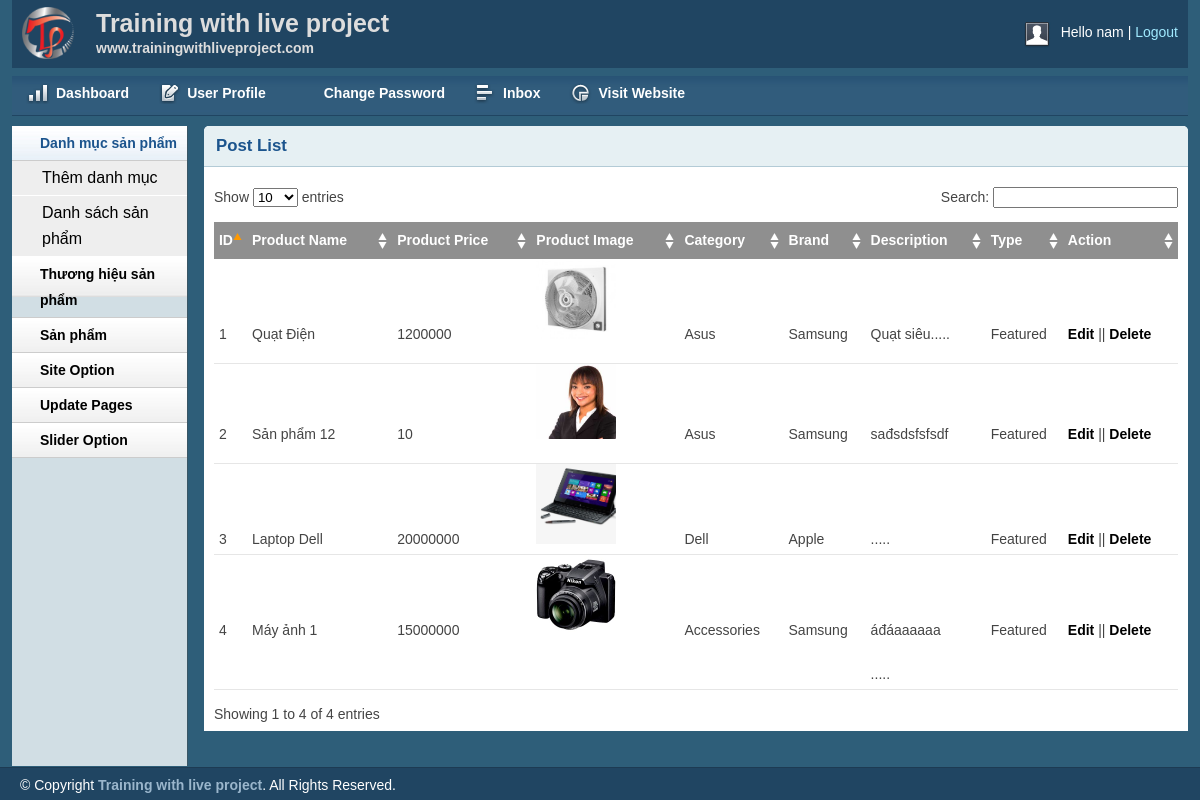
Before: /admin/productlist.php (signed in) with the older database file.
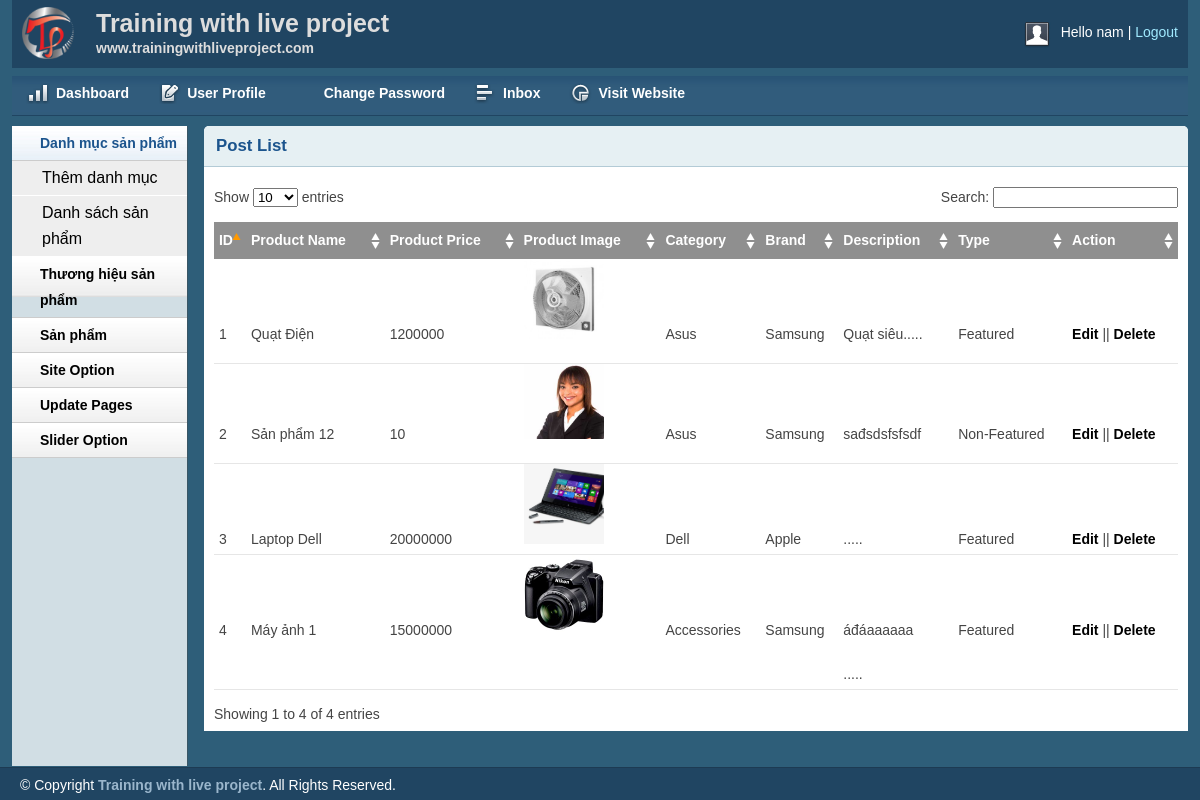
After: the same page with the newer database file.
### tables this page shows
CREATE TABLE `tbl_product` (
  `productId` int(11) NOT NULL,
  `productName` tinytext NOT NULL,
  `catId` int(11) NOT NULL,
  `brandId` int(11) NOT NULL,
  `product_desc` text NOT NULL,
  `type` int(11) NOT NULL,
  `price` varchar(255) NOT NULL,
  `image` varchar(255) NOT NULL
);

CREATE TABLE `tbl_category` (
  `catId` int(11) NOT NULL,
  `catName` varchar(255) NOT NULL
);

CREATE TABLE `tbl_brand` (
  `brandId` int(11) NOT NULL,
  `brandName` varchar(255) NOT NULL
);

### lib/session.php (called while the page is built, shortened)
<?php
class Session{
 public static function get($key){
    if (isset($_SESSION[$key])) {
     return $_SESSION[$key];
    } else {
     return false;
    }
 }
}
?>

### lib/database.php (called while the page is built, shortened)
<?php
Class Database{
   public $host   = DB_HOST;
   public $user   = DB_USER;
   public $pass   = DB_PASS;
   public $dbname = DB_NAME;
   public $link;
private function connectDB(){
   $this->link = new mysqli($this->host, $this->user, $this->pass,
    $this->dbname);
 }
public function select($query){
  $result = $this->link->query($query) or
   die($this->link->error.__LINE__);
  if($result->num_rows > 0){
    return $result;
  } else {
    return false;
  }
 }
}

### classes/product.php (called while the page is built, shortened)
<?php
   $filepath = realpath(dirname(__FILE__));
   include_once ($filepath.'/../lib/database.php');
   include_once ($filepath.'/../helpers/format.php');
?>
<?php
    class product
    {
        private $db;
        public function __construct()
        {
            $this->db = new Database();
        }
        public function show_product(){
            $query = "SELECT tbl_product.*, tbl_category.catName, tbl_brand.brandName
                        FROM tbl_product
                        INNER JOIN tbl_category ON tbl_product.catId = tbl_category.catId
                        INNER JOIN tbl_brand ON tbl_product.brandId = tbl_brand.brandId
                        ORDER BY tbl_product.productId DESC";
            $result = $this->db->select($query);
            return $result;
        }
    }
?>

### helpers/format.php (called while the page is built, shortened)
<?php
class Format{
 public function textShorten($text, $limit = 400){
    $text = $text. " ";
    $text = substr($text, 0, $limit);
    $text = substr($text, 0, strrpos($text, ' '));
    $text = $text.".....";
    return $text;
 }
}
?>

### admin/productlist.php (the view, shortened to what this page needs)
<?php include 'inc/header.php';?>
<?php include 'inc/sidebar.php';?>
<?php include '../classes/Product.php';?>
<?php include_once '../helpers/Format.php';?>
<?php
	$pd = new Product();
	$fm = new Format();
?>
<div class="grid_10">
    <div class="box round first grid">
        <h2>Post List</h2>
        <div class="block">
            <table class="data display datatable" id="example">
			<thead>
				<tr>
					<th>ID</th>
					<th>Product Name</th>
					<th>Product Price</th>
					<th>Product Image</th>
					<th>Category</th>
					<th>Brand</th>
					<th>Description</th>
					<th>Type</th>
					<th>Action</th>
				</tr>
			</thead>
			<tbody>
				<?php
					$get_product = $pd->show_product();
					if($get_product){
						$i = 0;
						while($result = $get_product->fetch_assoc()){
							$i++;
				?>
				<tr class="odd gradeX">
					<td><?php echo $i; ?></td>
					<td><?php echo $result['productName'] ?></td>
					<td><?php echo $result['price'] ?></td>
					<td><img src="uploads/<?php echo $result['image'];?>"  width="80"></td>
					<td><?php echo $result['catName'] ?></td>
					<td><?php echo $result['brandName'] ?></td>
					<td><?php echo $fm->textShorten($result['product_desc'], 40); ?></td>
					<td><?php
						if($result['type'] == 1){
							echo "Featured";
						}else{
							echo "Non-Featured";
						}
					?></td>
					<td><a href="productedit.php?productid=<?php echo $result['productId'] ?>">Edit</a> ||
						<a href="?productid=<?php echo $result['productId']?>">Delete</a>
					</td>
				</tr>
				<?php } } ?>
			</tbody>
		</table>
       </div>
    </div>
</div>
<?php include 'inc/footer.php';?>

### admin/inc/header.php (shortened to what this page needs)
<?php
    include '../lib/session.php';
?>
<!DOCTYPE html>
<html>
<head>
    <link rel="stylesheet" type="text/css" href="css/reset.css" media="screen" />
    <link rel="stylesheet" type="text/css" href="css/text.css" media="screen" />
    <link rel="stylesheet" type="text/css" href="css/grid.css" media="screen" />
    <link rel="stylesheet" type="text/css" href="css/layout.css" media="screen" />
    <link rel="stylesheet" type="text/css" href="css/nav.css" media="screen" />
    <link href="css/table/demo_page.css" rel="stylesheet" type="text/css" />
</head>
<body>
    <div class="container_12">
        <div class="grid_12 header-repeat">
            <div id="branding">
                <div class="floatleft logo">
                    <img src="img/livelogo.png" alt="Logo" />
				</div>
				<div class="floatleft middle">
					<h1>Training with live project</h1>
					<p>www.trainingwithliveproject.com</p>
				</div>
                <div class="floatright">
                    <div class="floatleft">
                        <img src="img/img-profile.jpg" alt="Profile Pic" /></div>
                    <div class="floatleft marginleft10">
                        <ul class="inline-ul floatleft">
                            <li>Hello <?php echo Session::get('adminName') ?></li>
                            <li><a href="?action=logout">Logout</a></li>
                        </ul>
                    </div>
                </div>
            </div>
        </div>
        <div class="grid_12">
            <ul class="nav main">
                <li class="ic-dashboard"><a href="index.php"><span>Dashboard</span></a> </li>
                <li class="ic-form-style"><a href=""><span>User Profile</span></a></li>
				<li class="ic-typography"><a href="changepassword.php"><span>Change Password</span></a></li>
				<li class="ic-grid-tables"><a href="inbox.php"><span>Inbox</span></a></li>
                <li class="ic-charts"><a href=""><span>Visit Website</span></a></li>
            </ul>
        </div>

### admin/inc/sidebar.php (shortened to what this page needs)
<div class="grid_2">
    <div class="box sidemenu">
        <div class="block" id="section-menu">
            <ul class="section menu">
                <li><a class="menuitem">Danh mục sản phẩm</a>
                    <ul class="submenu">
                        <li><a href="catadd.php">Thêm danh mục</a> </li>
                        <li><a href="catlist.php">Danh sách sản phẩm</a> </li>
                    </ul>
                </li>
                <li><a class="menuitem">Thương hiệu sản phẩm</a>
                </li>
                <li><a class="menuitem">Sản phẩm</a>
                </li>
               <li><a class="menuitem">Site Option</a>
                </li>
                 <li><a class="menuitem">Update Pages</a>
                </li>
				<li><a class="menuitem">Slider Option</a>
                </li>
            </ul>
        </div>
    </div>
</div>

### admin/inc/footer.php (shortened to what this page needs)
    </div>
    <div id="site_info">
        <p>
         &copy; Copyright <a href="http://trainingwithliveproject.com">Training with live project</a>. All Rights Reserved.
        </p>
    </div>
</body>
</html>

### admin/css/layout.css (style rules this page uses)
body { background: #fff none repeat scroll 0 0; color: #444; font-size: 14px; padding: 0; }
.floatleft { float:left; }
.logo img { margin-top: -15px; width: 52px; }
.middle { margin-left: 22px; margin-top: -14px; }
.middle h1 { color:#ddd;margin:0 }
.middle p { color: #ddd; margin: 0; font-weight: bold; }
.floatright { float:right; }
.inline-ul li { display:inline; color:#fff; }
.marginleft10 { margin-left:10px; }
a { color: #000; font-weight:bold; text-decoration: none; }
.container_12, .container_16 { background:#2E5E79; }
h1, h2, h3, h4, h5, h6 { line-height:1.2em; margin-bottom:.3em; }
h2 { margin-top:1em; }
#branding { font-weight: normal; margin-bottom: 0; padding: 22px 10px 3px; text-align: left; }
.header-repeat { background:url(../img/header-repeat.jpg) repeat-x; }
#branding a { color:#A1EAFF; font-weight:normal; }
#branding a:before { content:" | "; color:#fff; }
#branding ul, #branding ul li { margin:0px; padding:0px; }
#branding li { padding:0px 0px 0px 0px !important; }
.box { background:#fff; margin-bottom:20px; padding:10px 10px 10px 10px; margin-left:-8px; }
.box.grid { padding-bottom:40px; }
.box.round { -moz-border-radius: 5px 5px 0px 0px; -webkit-border-radius: 5px 5px 0px 0px; border-radius: 5px 5px 0px 0px; }
.box h2 { font-size:1.2em; font-weight:bold; color:#1B548D; background:#E6F0F3; margin:-10px -10px 0 -10px; padding:10px 12px; border-bottom:1px solid #B3CBD6; -moz-border-radius: 5px 5px 0px 0px; -webkit-border-radius: 5px 5px 0px 0px; border-radius: 5px 5px 0px 0px; }
.box.first { min-height: 406px; }
.block { padding-top:20px; }
.box.sidemenu { background-color:#D1DEE4; border-right:1px solid #3A5665; padding:0px; margin:0px; cursor:pointer; }
.box.sidemenu .block { padding-top:0px; margin-top:0px; }
p { margin-bottom:1em; }
ul, ol { padding-top:0; }
ul.menu { list-style:none; border-top:1px solid #bbb; }
ul.menu li { margin:0; }
ul.menu li a { display:block; padding:4px 10px; border-bottom:1px solid #ccc; }
ul.menu ul { list-style:none; margin:0; }
ul.menu ul li a { padding-left:30px; }
ul.section { border-top:0; margin-bottom:0; }
ul.section li a { background:url(../img/sidemenu-repeat.jpg) repeat-x; line-height:26px; padding-left:28px; }
ul.section li li a { background:#ddd; border-bottom:1px solid #eee; }
ul.section ul li { text-transform:none; }
ul.section ul.current li a { background: #eee none repeat scroll 0 0; border-bottom: 1px solid #fff; font-size: 16px; font-weight: normal; }
ul.section li a.current { color:#1B548D; background:url(../img/sidemenu-repeat-hover.jpg) repeat-x; }
#site_info { color:#fff; background:#204562; border-top:1px solid #1d3b53; padding-left:20px; }
#site_info p { line-height:35px; margin-bottom:0px; }
#site_info a { color:#9ab6cc; }
.block { padding-bottom:1px; }
table.display { margin: 0 auto; clear: both; width: 100%; }
.sorting_asc { background: #8f8f8f url(../img/table/sort_asc.png) no-repeat center right; padding:8px 5px; text-align:left; color:#fff; }
.sorting { background:#8f8f8f url(../img/table/sort_both.png) no-repeat center right; padding:8px 5px; text-align:left; color:#fff; }
tr.odd { height: 30px; line-height: 30px; border-bottom:1px solid #e6e6e6; }
tr.even { height: 30px; line-height: 30px; border-bottom:1px solid #e6e6e6; }
tr.odd td, tr.even td { padding-left:5px; }

Changed rows visible on the page:
changed tbl_product "Sản phẩm 12": type "Featured" → "Non-Featured"
